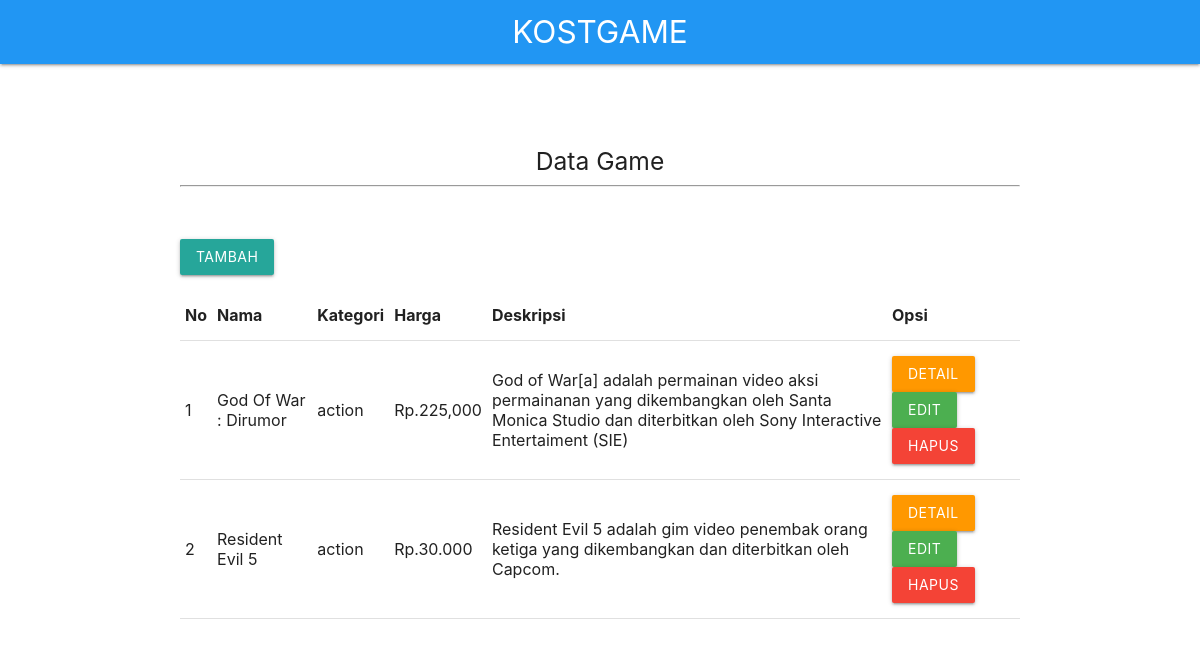
The page / on the database its author committed.
### tables this page shows
CREATE TABLE `konten` (
  `id_game` int(100) NOT NULL,
  `nama` text NOT NULL,
  `kategori` text NOT NULL,
  `harga` text NOT NULL,
  `deskripsi` text NOT NULL,
  `gambar_produk` varchar(255) NOT NULL
);

### index.php (the view, shortened to what this page needs)
<html>
<head>
<link rel="stylesheet" href="style/materialize.min.css" />
</head>
<body>
<nav>
        <div class="nav-wrapper blue">
        <div class="container">
          <a href="index.php" class="brand-logo center white-text">KOSTGAME</a>
        </div>
        </div>
</nav>
<div class="container" style="margin-top:7%">
	<div class="row">
		<div class="col-md-8 col-md-offset-2">
			<p>
				<center>
					<h5>Data Game</h5><hr>
				</center>
			</p>
			<br>
			<p>
				<a class="btn btn-primary" href="tambah.php">Tambah</a>
			</p>
			<table class="table table-bordered">
				<tr>
					<th>
						No
					</th>
					<th>
						Nama
					</th>
					<th>
						Kategori
					</th>
					<th>
						Harga
					</th>
					<th>
						Deskripsi
					</th>
					<th>
						Opsi
					</th>
				</tr>
					<?php
						include"koneksi.php";
						$no = 1;
						$data = mysqli_query ($koneksi, " select id_game,nama,kategori,harga,deskripsi
														  from konten order by id_game DESC");
						while ($row = mysqli_fetch_array ($data))
						{
					?>
				<tr>
					<td>
						<?php echo $no++; ?>
					</td>
					<td>
						<?php echo $row['nama']; ?>
					</td>
					<td>
						<?php echo $row['kategori']; ?>
					</td>
					<td>
						<?php echo $row['harga']; ?>
					</td>
					<td>
						<?php echo $row['deskripsi']; ?>
					</td>
					<td>
						<a class="btn orange" href="detail.php?id=<?php echo $row['id_game']; ?>">Detail</a>
						<a class="btn green" href="edit.php?id=<?php echo $row['id_game']; ?>">Edit</a>
						<a class="btn red" href="hapus.php?id=<?php echo $row['id_game']; ?>">Hapus</a>
					</td>
				</tr>
				<?php
					}
				?>
			</table>
		</div>
	</div>
</div>
</body>
</html>

### rows shown on the page
konten: nama "God Of War : Dirumor", kategori "action", harga "Rp.225,000", deskripsi "God of War[a] adalah permainan video aksi permainanan yang dikembangkan oleh Santa Monica Studio dan diterbitkan oleh Sony Interactive Entertaiment (SIE)"
konten: nama "Resident Evil 5", kategori "action", harga "Rp.30.000", deskripsi "Resident Evil 5 adalah gim video penembak orang ketiga yang dikembangkan dan diterbitkan oleh Capcom."
